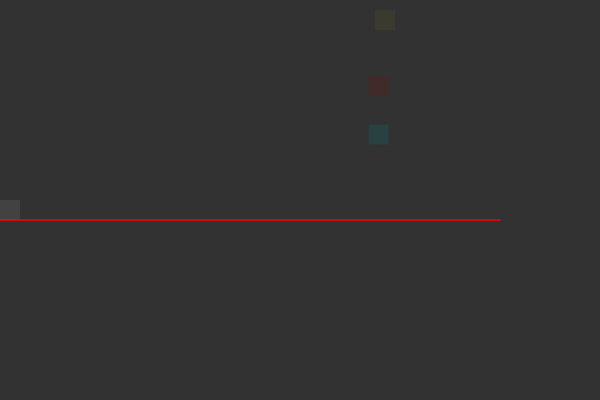
Frame 1 (no input)
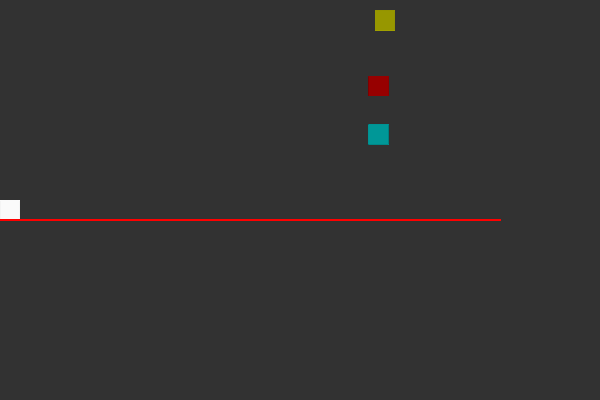
Frame 60 (no input)
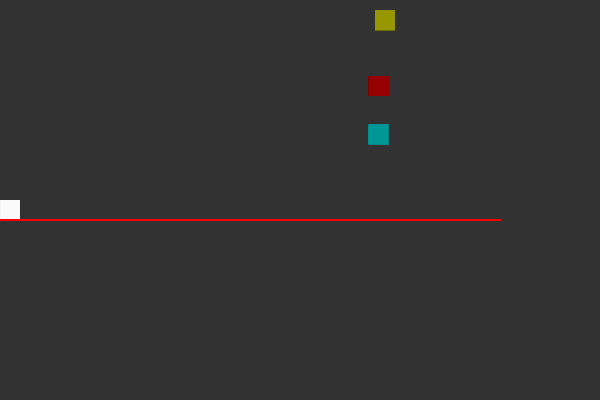
Frame 120 (the mouse pressed at the canvas centre since frame 60)

The p5.js sketch that drew these frames (run headless with seeded random() and noise() and a simulated clock; from frame 60 on, the mouse is pressed at the canvas centre):

// p5.js sketch
// ── sketch.js
var game = {
	life: 3,
	dead: 0,
	level: 1,
	wait: 0,
	gravitypull: 1,
	jump: 0,
	onbarrier: 1,
	nextleveltimer : 0,
}

var block = {
	x: 0,
	y: 200,
	col1: 255,
	col2: 255,
	col3: 255,
}

var barrier = {
	x: 50,
	y: 200,
}

var platform = {
	x: 0,
	y: 200,
}

var platform = {
	x: 0,
	y: 200,
}

var reward = {
	x: 0,
	y: 200,
}

let stamina = 0
let extraCanvas;

function setup() {
	createCanvas(600, 400);
	platform.x = random(90, 480)
	platform.y = random(110, 180)

	barrier.x = random(platform.x + 30, platform.x - 90)
	barrier.y = random(platform.y + 30, platform.y - 90)

	reward.x = random(platform.x + 30, platform.x - 90)
	reward.y = random(platform.y - 30, platform.y - 150)

	extraCanvas = createGraphics(600, 400);
	extraCanvas.clear()
	background(50);
	stroke(255, 0, 0);
	line(0, 220, 500, 220);
}

function draw() {

	if (game.life === 0) {
		background(255, 0, 0)
		image.background(255, 0, 0)
	}

	let d = dist(block.x, block.y, barrier.x, barrier.y)
	if (d < 20 && game.wait < 1) {
		game.wait += 1000
		game.life = game.life - 1
		block.col1 = 255
		block.col2 = 0
		block.col3 = 0
		print("You have " + game.life + " lives remaining")
	}
	//barrier and block distance detection

	let w = dist(block.x, block.y, reward.x, reward.y)
	if (w < 20 && game.nextleveltimer === 0) {
		game.nextleveltimer = 1
		block.y +=25
		game.jump = 0
		setInterval(1000)
		print("Congradulations! You have advanced to level " + game.level)
		game.level += 1
		game.wait += 1000
		block.col1 = 0
		block.col2 = 255
		block.col3 = 0
	}
	//reward and block win detection
	
	let e = block.y - platform.y
	let f = block.x - platform.x
	if (e > -22 && e <= -20 && f < 20 && f > -20) {
		game.gravitypull = 0
		game.jump = 1
		game.onbarrier = 1
		if (game.onbarrier = 0) {
			block.y += 1
		} else {
			game.onbarrier = 0
		}
	} else {
		game.gravitypull = 1
	}
	//platform and block distance detection

	let b = dist(barrier.x, barrier.y, platform.x, platform.y)
	if (b > 100 || b < 30) {
		barrier.x = random(platform.x + 30, platform.x - 90)
		barrier.y = random(platform.y + 30, platform.y - 90)
		clear()
	}
	//barrier and platform distance detection

	let r = dist(reward.x, reward.y, platform.x, platform.y)
	if (r > 150 || r < 60 || platform.y < 20) {
		reward.x = random(platform.x + 30, platform.x - 90)
		reward.y = random(platform.y - 60, platform.y - 150)
		clear()
	}
	//reward and platform distance detection

	let t = dist(barrier.x, barrier.y, reward.x, reward.y)
	if (t > 150 || t < 60) {
		reward.x = random(platform.x + 30, platform.x - 90)
		reward.y = random(platform.y - 60, platform.y - 150)
		clear()
	}
	//reward and barrier distance detection

	if (block.y < 200 && game.gravitypull === 1) {
		setInterval(10);
		block.y += 2;
		clear();
		//background(50);
	}

	if (block.y > 200) {
		setInterval(10);
		block.y -= 1;
		clear();
		//background(50);
	}
	


	extraCanvas.noStroke()
	extraCanvas.fill(155, 0, 0, 20, 70)
	extraCanvas.rect(barrier.x, barrier.y, 20, 20)
	//Drawing of barrier

	extraCanvas.noStroke();
	extraCanvas.fill(0, 155, 155, 20, 70);
	extraCanvas.rect(platform.x, platform.y, 20, 20);
	//Drawing of platform


	extraCanvas.noStroke()
	extraCanvas.fill(155, 0, 0, 20, 70)
	extraCanvas.rect(barrier.x, barrier.y, 20, 20)
	//Drawing of barrier

	extraCanvas.noStroke();
	extraCanvas.fill(0, 155, 155, 20, 70);
	extraCanvas.rect(platform.x, platform.y, 20, 20);
	//Drawing of platform

	extraCanvas.noStroke();
	extraCanvas.fill(155, 155, 0, 20, 70);
	extraCanvas.rect(reward.x, reward.y, 20, 20);
	//Drawing of reward

	noStroke();
	fill(block.col1, block.col2, block.col3, 20, 70);
	rect(block.x, block.y, 20, 20);
	//Drawing of main block

	extraCanvas.stroke(255, 0, 0);
	extraCanvas.line(0, 220, 500, 220);
	//Drawing of line on ground

	image(extraCanvas, 0, 0);

	if (block.y >= 200 || game.jump === 1) {
		stamina = 0
		game.jump = 0
		//print(stamina)

		if (game.wait > 1) {
			setInterval(100)
			game.wait = 0
			setInterval(300)
			block.col1 = 255
			block.col2 = 255
			block.col3 = 255
		}
	}
	setInterval(1000);
	game.nextleveltimer = 0

}



function keyPressed() {
	if (keyCode === LEFT_ARROW) {
		block.x -= 20;
		clear()
		//background(50);
	}

	if (keyCode === RIGHT_ARROW) {
		block.x += 20;
		clear();
		//background(50);
	}
	if (stamina < 2) {
		if (keyCode === UP_ARROW) {
			block.y -= 70;
			stamina = stamina + 1
			//	print(stamina)
			clear();
			//background(50);
		}
	}

	if (keyCode === DOWN_ARROW) {
		block.y += 10;
		clear();
		//background(50);
	}
	return false;
}

// ── test.js
function setup() {
  createCanvas(800, 450);
	background(120);
}

function draw() {
	fill(255, 255, 255, 20, 70)
	rect(mouseX, mouseY, 20, 20)
}
